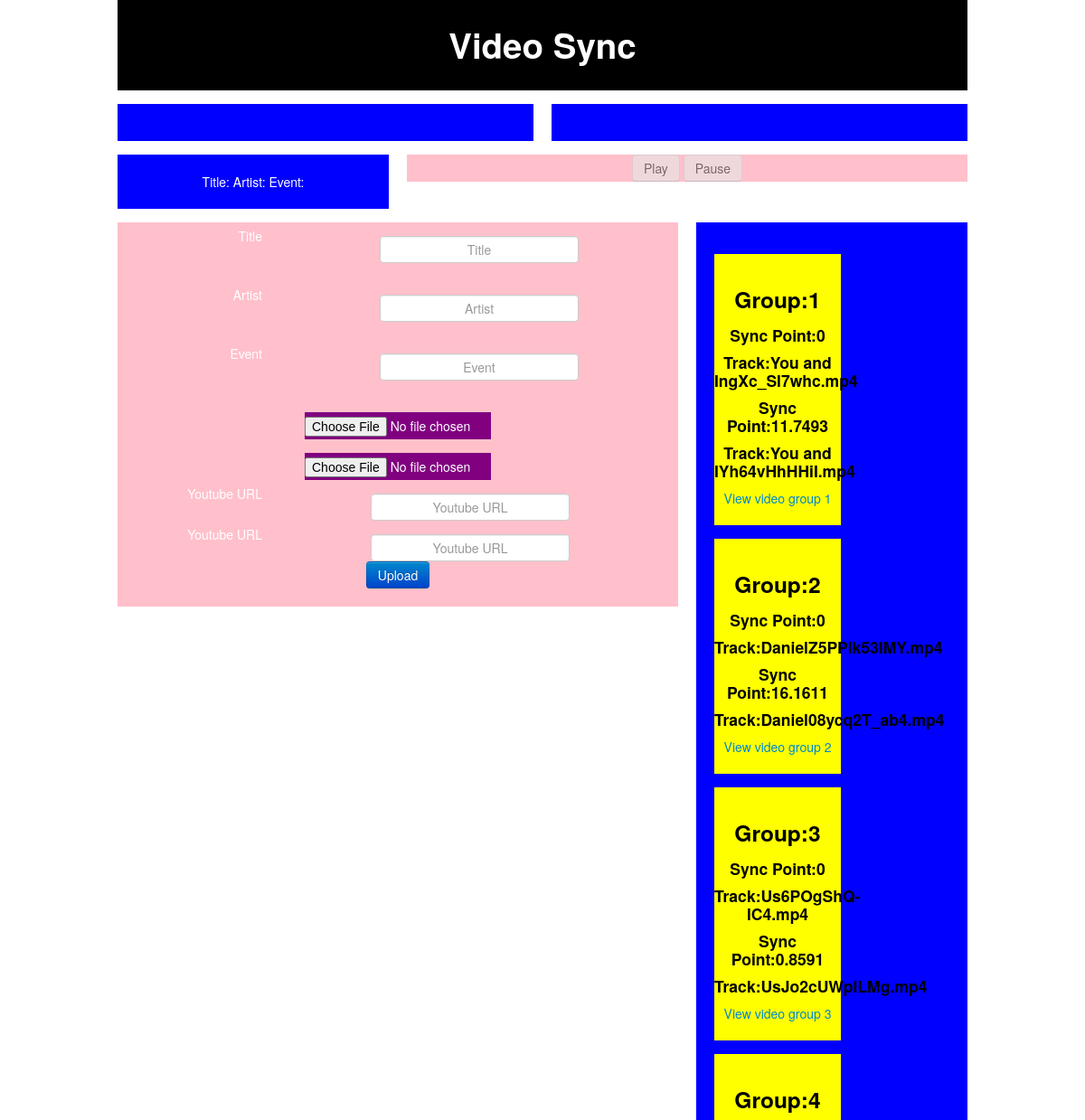
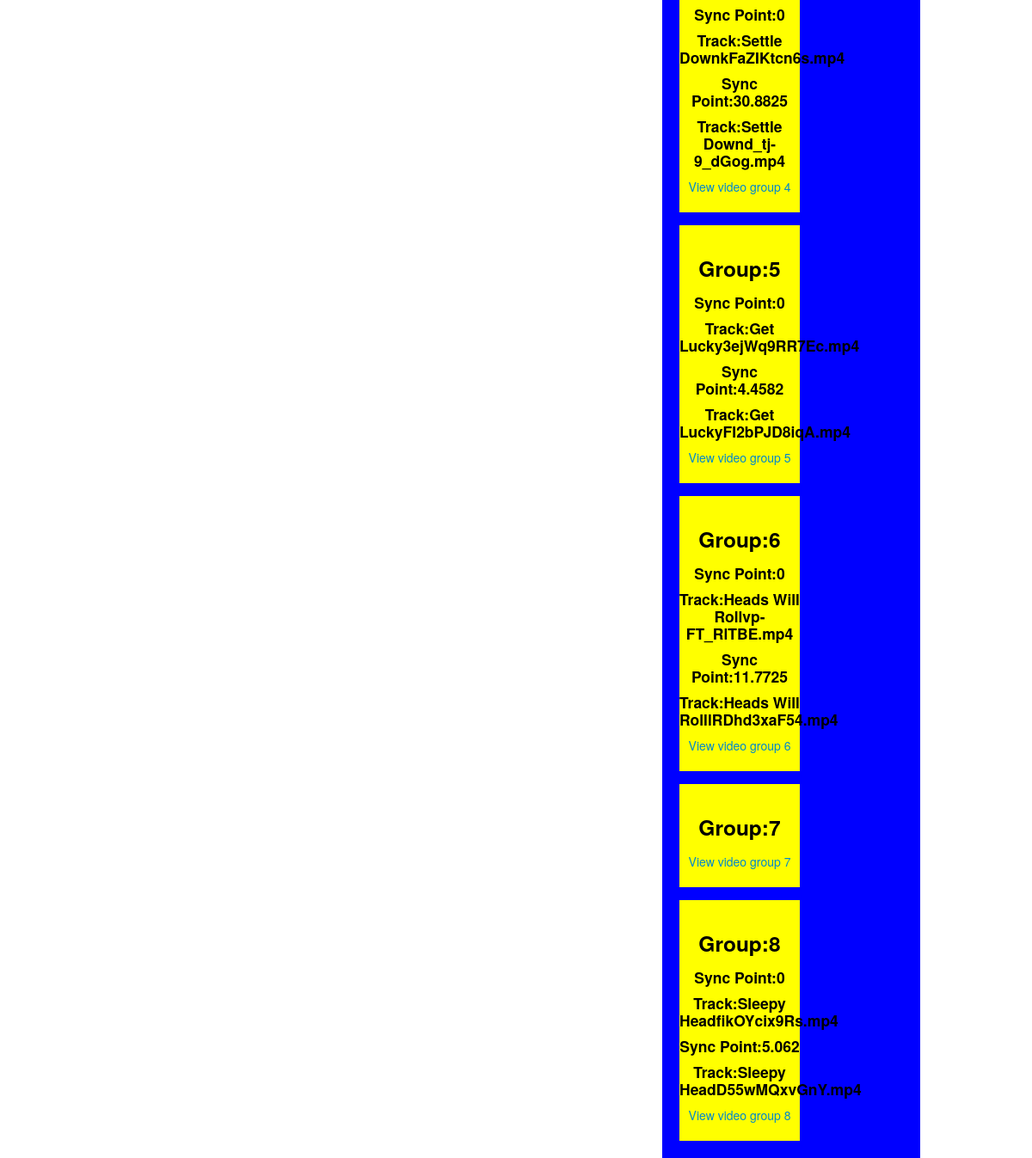
Screenshot of /watch?group_id=1 with the database file from the repository (2 pictures, top to bottom).
### model.py (models this page shows)
class Analysis(Base):
    __tablename__ = "analyses"
    id = Column(Integer, primary_key=True)
    group_id = Column(Integer, ForeignKey('groups.id'), nullable=False)
    track_id = Column(Integer, ForeignKey('tracks.id'), nullable=False)
    sync_point = Column(Integer, nullable=False)  # num milliseconds?
    analyses_group = relationship("Group", backref=backref("analysis_group"), order_by=id)
    analysis_track = relationship("Track", backref=backref("analysis_track"))  # uselist=False

class Track(Base):
    __tablename__ = "tracks"
    id = Column(Integer, primary_key=True)
    filename = Column(String(64), nullable=False)
    title = Column(String(64), nullable=True)
    artist = Column(String(64), nullable=True)
    event = Column(String(64), nullable=True)
    bytes = Column(Integer, nullable=True)
    length = Column(Integer, nullable=True)
    date_uploaded = Column(DateTime, nullable=True)
    path = Column(String(128), nullable=True)
    filename_webm = Column(String(64), nullable=True)
    youtube_url = Column(String(256), nullable=True)
    thumbnail_url = Column(String(64), nullable=True)

class Group(Base):
    __tablename__ = "groups"
    id = Column(Integer, primary_key=True)
    timestamp = Column(DateTime, nullable=True)

### app.py (the view, shortened to what this page needs)
@app.route('/watch', methods=['GET', 'POST'])
def watch():
    group_id = request.args.get("group_id")
    video_group = model.session.query(model.Group).get(group_id)
    groups = model.session.query(model.Group).all()
    return render_template("watch.html", video_group=video_group, groups=groups)

### templates/watch.html (shortened to what this page needs)
<!DOCTYPE html>
<html lang="en">
<head>
    <link rel="stylesheet" href="/static/css/bootstrap.css" type="text/css">
</head>
<body>
	<div class="container">
		<div class="row">
			<div class="span12">
				<h1>Video Sync</h1>
			</div>
		</div>
		<div class="row">
            {% for video in video_group.analysis_group %}
				<div id="data-{{loop.index}}" class="span6" data-source="{{video.analysis_track.youtube_url}}" data-sync="{{video.sync_point}}" data-status="notPlaying">
		        </div>
            {% endfor %}
		</div>
		<div class="row">
			<div class="span4">
				Title: {{video_group.analysis_group[0].title}}
				Artist: {{video_group.analysis_group[0].artist}}
				Event: {{video_group.analysis_group[0].event}}
			</div>
			<div class="span8">
				<button id="playAll" class="btn" disabled>Play</button>
        		<button id="pauseAll" class="btn" disabled>Pause</button>
			</div>
		</div>
		<div class="row">
			<div class="span8">
				<form class="form-horizontal" method="post">
					<div class="control-group">
						<label class="control-label" for="title">Title</label>
						<div class="controls">
							<input type="text" class="span3" name="title" placeholder="Title"/><br/>
						</div>
					</div>
					<div class="control-group">
				        <label class="control-label" for="artist">Artist</label>
						<div class="controls">
				        	<input type="text" class="span3" name="artist" placeholder="Artist"/><br/>
						</div>
					</div>
					<div class="control-group">
				        <label class="control-label" for="event">Event</label>
						<div class="controls">
				        	<input type="text" class="span3" name="event" placeholder="Event"/><br/>
						</div>
					</div>
				        <input type="file" class="span3" name="file1"><br/>
				        <input type="file" class="span3" name="file2"><br/>
				        <label class="control-label" for="url1">Youtube URL</label>
				        <input type="text" class="span3" name="url1" placeholder="Youtube URL"><br/>
				        <label class="control-label" for="url2">Youtube URL</label>
				        <input type="text" class="span3" name="url2" placeholder="Youtube URL"><br/>
				        <button class="btn btn-primary" type="submit">Upload</button>
			    </form>
			</div>
			<div class="span4">
				{% for group in groups %}
					<div class="span2">
			            <h3>Group:{{group.id}}</h3>
			            {% for analysis in group.analysis_group %}
			                <h4>Sync Point:{{analysis.sync_point}}</h4>
			                <h4>Track:{{analysis.analysis_track.filename}}</h4>
			            {% endfor %}
			            <a href="/watch?group_id={{group.id}}">View video group {{group.id}}</a>
		         	</div>
		        {% endfor %}
		    </div>
		</div>
	</div>
</body>
</html>

### templates/watch.html (style rules this page uses)
.span12 { background: black; color: white; padding: 20px 0; text-align:center; }
.span6, .span4 { background: blue; color: white; padding: 20px 0; text-align:center; margin-top: 15px; }
.span3 { background: purple; color: white; padding: 0px 0; text-align:center; margin-top: 15px; }
.span8 { background: pink; color: white; padding: 0px 0; text-align:center; margin-top: 15px; }
.span5, .span7, .span2 { background: yellow; color: black; padding: 20px 0; text-align:center; margin-top: 15px; }

### rows the page displays
Analysis: sync_point "0", analysis_track.filename "You and IngXc_Sl7whc.mp4"
Analysis: sync_point "11.7493", analysis_track.filename "You and IYh64vHhHHiI.mp4"
Group: id "1"
Group: id "2"
Analysis: sync_point "0", analysis_track.filename "DanielZ5PPlk53IMY.mp4"
Analysis: sync_point "16.1611", analysis_track.filename "Daniel08ycq2T_ab4.mp4"
Group: id "3"
Analysis: sync_point "0", analysis_track.filename "Us6POgShQ-lC4.mp4"
Analysis: sync_point "0.8591", analysis_track.filename "UsJo2cUWpILMg.mp4"
Group: id "4"
Analysis: sync_point "0", analysis_track.filename "Settle DownkFaZIKtcn6s.mp4"
Analysis: sync_point "30.8825", analysis_track.filename "Settle Downd_tj-9_dGog.mp4"
Group: id "5"
Analysis: sync_point "0", analysis_track.filename "Get Lucky3ejWq9RR7Ec.mp4"
Analysis: sync_point "4.4582", analysis_track.filename "Get LuckyFI2bPJD8iqA.mp4"
Group: id "6"
Analysis: sync_point "0", analysis_track.filename "Heads Will Rollvp-FT_RlTBE.mp4"
Analysis: sync_point "11.7725", analysis_track.filename "Heads Will RolllRDhd3xaF54.mp4"
Group: id "7"
Group: id "8"
Analysis: sync_point "0", analysis_track.filename "Sleepy HeadfikOYcix9Rs.mp4"
Analysis: sync_point "5.062", analysis_track.filename "Sleepy HeadD55wMQxvGnY.mp4"
